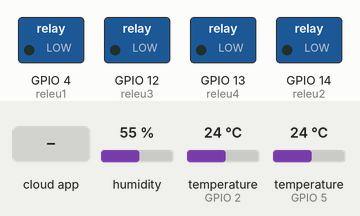
Simulated run of this sketch. Board: ESP8266 (Wemos D1 mini). Parts: switched loads named in the sketch (green lamp = pin HIGH). Inputs (shaded band) come from the test bench; at power-on: humidity 55 %, temperature (sensors on GPIO 2, GPIO 5) 24 °C. What the sketch prints to the serial monitor is not drawn.

Above: at 2.7 s.
2.8 s: the phone or cloud app sets 2 to 1
At 4.1 s:
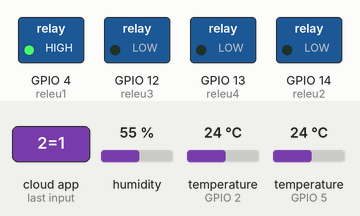
5.0 s: the phone or cloud app sets 3 to 1
At 6.7 s:
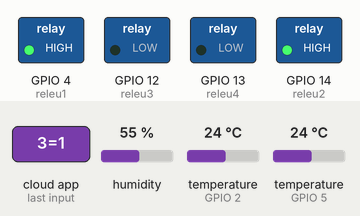
7.0 s: the phone or cloud app sets 4 to 1
At 8.4 s:
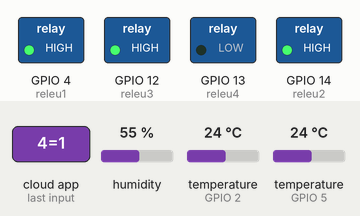
9.0 s: the phone or cloud app sets 5 to 1
At 10.0 s:
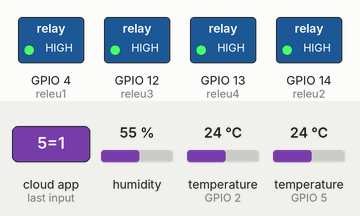
11.0 s: the phone or cloud app sets 2 to 0
At 13.7 s:
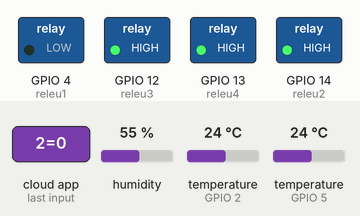
14.0 s: the phone or cloud app sets 3 to 0
At 15.4 s:
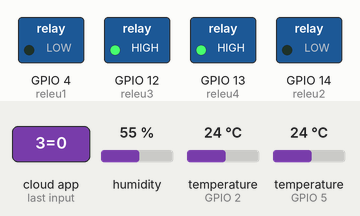
Timing chart, 0 to 17.0 s (numbered marks = the images above; inputs shaded):
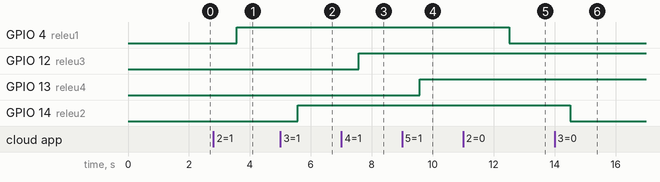

Measured:
- after the input at 2.8 s, GPIO 4 (releu1): LOW → HIGH after 0.77 s
- after the input at 5.0 s, GPIO 14 (releu2): LOW → HIGH after 0.57 s
- after the input at 7.0 s, GPIO 12 (releu3): LOW → HIGH after 0.57 s
- after the input at 9.0 s, GPIO 13 (releu4): LOW → HIGH after 0.57 s
- after the input at 11.0 s, GPIO 4 (releu1): HIGH → LOW after 1.5 s
- after the input at 14.0 s, GPIO 14 (releu2): HIGH → LOW after 0.52 s

The sketch:

WeMosD1_DHT22_6DS18B20_4relays_Cayenne.ino
```cpp
// This example shows how to connect to Cayenne using an ESP8266 and send/receive sample data.
// Make sure you install the ESP8266 Board Package via the Arduino IDE Board Manager and select the correct ESP8266 board before compiling.
// small changes by Nicu FLORICA aka niq_ro, 27.11.2017, Craiova - Romania
// see http://nicuflorica.blogspot.ro/search?q=nodemcu
// see http://nicuflorica.blogspot.ro/search?q=wemos
// see http://nicuflorica.blogspot.ro/search?q=cayenne
// this sketch control 4 relays, read 1 sensor DHT22(AM2302) sensor and 6 sensors DS18B29

#define desepin 2 // GPIO2 = D9
#define dehastepin 5 // GPIO5 = D3
#define releu1 4 // GPIO4 = D4
#define releu2 14 // GPIO14 = D5
#define releu3 12 // GPIO12 = D6
#define releu4 13 // GPIO13 = D7

// https://lastminuteengineers.com/multiple-ds18b20-arduino-tutorial/
#include <OneWire.h>
#include <DallasTemperature.h>

// Data wire is plugged into digital pin 2 on the Arduino
#define ONE_WIRE_BUS desepin

// Setup a oneWire instance to communicate with any OneWire device
OneWire oneWire(ONE_WIRE_BUS);

// Pass oneWire reference to DallasTemperature library
DallasTemperature sensors(&oneWire);

int deviceCount = 0;
float tempC;
float te[6];

#include <DHT.h>
#define DHTPIN dehastepin

//#define DHTTYPE DHT11   // DHT 11
#define DHTTYPE DHT22   // DHT 22
DHT dht(DHTPIN, DHTTYPE,11);

float t, h;
#define ledexterior 0 // external led is as D3

//#define CAYENNE_DEBUG
#define CAYENNE_PRINT Serial
#include <CayenneMQTTESP8266.h>

// WiFi network info.
char ssid[] = "wifi_network_name";
char wifiPassword[] = "pasword_network";

// Cayenne authentication info. This should be obtained from the Cayenne Dashboard.
char username[] = "char username";
char password[] = "char password";
char clientID[] = "char clientID";

unsigned long lastMillis = 0;

void setup() {
  Serial.begin(9600);
  Serial.println();
  Serial.println("GLASS HOUSE remote - Cayenne IoT");
  dht.begin();
  //delay(1000);

  sensors.begin();  // Start up the library
  // locate devices on the bus
  Serial.print("Locating devices...");
  Serial.print("Found ");
  deviceCount = sensors.getDeviceCount();
  Serial.print(deviceCount, DEC);
  Serial.println(" devices.");
  Serial.println("");

  pinMode(releu1, OUTPUT);
  digitalWrite(releu1, LOW);   // Turn the LED off
  pinMode(releu2, OUTPUT);
  digitalWrite(releu2, LOW);   // Turn the LED off
  pinMode(releu3, OUTPUT);
  digitalWrite(releu3, LOW);   // Turn the LED off
  pinMode(releu4, OUTPUT);
  digitalWrite(releu4, LOW);   // Turn the LED off

  h = dht.readHumidity();
  t = dht.readTemperature();
  Serial.print("Temperature: ");
  Serial.print(t);
  Serial.print(" degrees Celcius Humidity: ");
  Serial.println(h);

  Cayenne.begin(username, password, clientID, ssid, wifiPassword);
}

void loop() {
  Cayenne.loop();

  //Publish data every 10 seconds (10000 milliseconds). Change this value to publish at a different interval.
  if (millis() - lastMillis > 10000) {
  h = dht.readHumidity();
  t = dht.readTemperature();
  Serial.print("Temperature: ");
  Serial.print(t);
  Serial.print(" degrees Celsius Humidity: ");
  Serial.println(h);
  if (isnan(h) || isnan(t)) {
    Serial.println("Failed to read from DHT sensor!");
    return;
  }

   // Send command to all the sensors for temperature conversion
  sensors.requestTemperatures();

  // Display temperature from each sensor
//  for (int i = 0;  i < deviceCount;  i++)
   for (int i = 0;  i < 6;  i++)
  {
    Serial.print("Sensor ");
    Serial.print(i+1);
    Serial.print(" : ");
    tempC = sensors.getTempCByIndex(i);
    te[i] = tempC;
    Serial.print(tempC);
    Serial.print((char)176);//shows degrees character
    Serial.print("C  |  ");
    Serial.print(te[i]);
    Serial.print((char)176);//shows degrees character
    Serial.println("C  |  ");
 /*
    Serial.print(DallasTemperature::toFahrenheit(tempC));
    Serial.print((char)176);//shows degrees character
    Serial.println("F");
*/
  }


    //Write data to Cayenne here. This example just sends the current uptime in milliseconds.
    //Cayenne.virtualWrite(0, lastMillis);
    //Some examples of other functions you can use to send data.
    Cayenne.virtualWrite(0, h);
    Cayenne.celsiusWrite(1, t);

    Cayenne.celsiusWrite(6, te[0]);
    Cayenne.celsiusWrite(7, te[1]);
    Cayenne.celsiusWrite(8, te[2]);
    Cayenne.celsiusWrite(9, te[3]);
    Cayenne.celsiusWrite(10, te[4]);
    Cayenne.celsiusWrite(11, te[5]);

    //Cayenne.luxWrite(2, 700);
    //Cayenne.virtualWrite(3, 50, TYPE_PROXIMITY, UNIT_CENTIMETER);

lastMillis = millis();
  }


}  // end main loop

//Default function for processing actuator commands from the Cayenne Dashboard.
//You can also use functions for specific channels, e.g CAYENNE_IN(1) for channel 1 commands.
CAYENNE_IN_DEFAULT()
{
  CAYENNE_LOG("CAYENNE_IN_DEFAULT(%u) - %s, %s", request.channel, getValue.getId(), getValue.asString());
  //Process message here. If there is an error set an error message using getValue.setError(), e.g getValue.setError("Error message");
}

CAYENNE_IN(2)  // button 1
  {
    int currentValue=getValue.asInt();
     if(currentValue==1)
     {
      digitalWrite(releu1,HIGH);
      }
      else
      {
      digitalWrite(releu1,LOW);
      }
  }

CAYENNE_IN(3)  // button 2
  {
    int currentValue=getValue.asInt();
     if(currentValue==1)
     {
      digitalWrite(releu2,HIGH);
      }
      else
      {
      digitalWrite(releu2,LOW);
      }
  }

CAYENNE_IN(4)  // button 3
  {
    int currentValue=getValue.asInt();
     if(currentValue==1)
     {
      digitalWrite(releu3,HIGH);
      }
      else
      {
      digitalWrite(releu3,LOW);
      }
  }

CAYENNE_IN(5)  // button 4
  {
    int currentValue=getValue.asInt();
     if(currentValue==1)
     {
      digitalWrite(releu4,HIGH);
      }
      else
      {
      digitalWrite(releu4,LOW);
      }
  }
```
